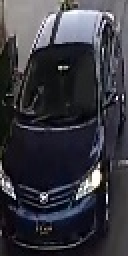
#> input picture step1_original.png, 64 x 128 px, given in place of test_video.mp4, which was not available (shown 2 times larger)
$ python detector.py
#> lines starting #> are read from the running program, lines starting #| are printed output that depends on the picture; after the words box and inside, x2 and y2 are one past the last pixel; in counts of white or black regions, pixels touching at a corner belong together; pictures that were not available may be replaced by others from this repository, and a replacement may not be noted
### tools/Centroid_Tracker.py
import math

class ClassicalTracker:
    def __init__(self):
        # Stores center positions of objects: {id: (x, y)}
        self.center_points = {}
        self.id_count = 0

    def update(self, objects_rect):
        objects_bbs_ids = []

        for rect in objects_rect:
            x, y, w, h = rect
            cx = (2 * x + w) // 2
            cy = (2 * y + h) // 2

            # Check if this object was detected in the previous frame
            same_object_detected = False
            for obj_id, pt in self.center_points.items():
                # Euclidean distance
                dist = math.hypot(cx - pt[0], cy - pt[1])

                if dist < 50:  # 50 pixels is the tracking threshold
                    self.center_points[obj_id] = (cx, cy)
                    objects_bbs_ids.append([x, y, w, h, obj_id])
                    same_object_detected = True
                    break

            # If it's a new object, assign a new ID
            if not same_object_detected:
                self.center_points[self.id_count] = (cx, cy)
                objects_bbs_ids.append([x, y, w, h, self.id_count])
                self.id_count += 1

        # Clean up lost objects (dictionary comprehension)
        new_center_points = {}
        for obj_bb_id in objects_bbs_ids:
            _, _, _, _, object_id = obj_bb_id
            center = self.center_points[object_id]
            new_center_points[object_id] = center

        self.center_points = new_center_points.copy()
        return objects_bbs_ids

### tools/detector.py
import cv2
import os
from Centroid_Tracker import ClassicalTracker

def run_detector(video_path, output_dir):
#> called with video_path = '../data/raw_video/test_video.mp4', output_dir = '../data/extracted_crops'
    cap = cv2.VideoCapture(video_path)
    bg_subtractor = cv2.createBackgroundSubtractorMOG2(history=500, varThreshold=50, detectShadows=True)

    tracker = ClassicalTracker() # Initialize the tracker

    TRIPWIRE_Y = 400
    OFFSET = 10
    saved_ids = set() # Keeps track of who we already photographed

    while cap.isOpened():
        ret, frame = cap.read()
#> frame is the input picture: shape (128, 64, 3); mean B, G, R 63.9, 56.2, 56.4
        if not ret: break

        fg_mask = bg_subtractor.apply(frame)
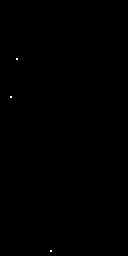
#> fg_mask: shape (128, 64) (shown 2 times larger); values 127 (black) and 255 (white), 0.04% white in thin lines or dots, all inside (x1, y1, x2, y2) = (5, 29, 26, 126)
        _, fg_mask = cv2.threshold(fg_mask, 250, 255, cv2.THRESH_BINARY)

        kernel = cv2.getStructuringElement(cv2.MORPH_RECT, (5, 5))
        fg_mask = cv2.morphologyEx(fg_mask, cv2.MORPH_CLOSE, kernel)
#> fg_mask: shape (128, 64); 0.06% white in thin lines or dots, all inside (x1, y1, x2, y2) = (5, 29, 26, 128)
        fg_mask = cv2.morphologyEx(fg_mask, cv2.MORPH_DILATE, kernel)
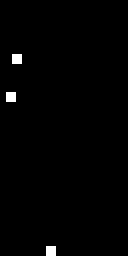
#> fg_mask: shape (128, 64) (shown 2 times larger); 0.92% white; 3 white regions, box (x1, y1, x2, y2) and area: (6, 27, 11, 32) 25, (3, 46, 8, 51) 25, (23, 123, 28, 128) 25

        contours, _ = cv2.findContours(fg_mask, cv2.RETR_EXTERNAL, cv2.CHAIN_APPROX_SIMPLE)
#> contours = 3 contours, all with area under 20

        cv2.line(frame, (0, TRIPWIRE_Y), (frame.shape[1], TRIPWIRE_Y), (0, 0, 255), 2)

        # 1. Collect all bounding boxes first
        rects = []
        for contour in contours:
            if cv2.contourArea(contour) > 5000:
                x, y, w, h = cv2.boundingRect(contour)
                rects.append([x, y, w, h])
#> this loop made 3 passes
#> contour on passes 1 to 3: [[23, 123], [23, 127], [27, 127], [27, 123]], [[3, 46], [3, 50], [7, 50], [7, 46]], [[6, 27], [6, 31], [10, 31], [10, 27]]
#> after the loop, rects = []

        # 2. Let the tracker assign IDs
        tracked_objects = tracker.update(rects)
#> after the loop in update, `for rect in objects_rect:`: self.center_points = 0 items; self.id_count = 0
#> after the loop in update, `for obj_bb_id in objects_bbs_ids:`: new_center_points = 0 items
#> tracked_objects = []

        # 3. Process the tracked vehicles
        for obj in tracked_objects:
            x, y, w, h, obj_id = obj
            center_y = y + (h // 2)

            # Draw the box and the unique ID
            cv2.rectangle(frame, (x, y), (x+w, y+h), (0, 255, 0), 2)
            cv2.putText(frame, f"ID: {obj_id}", (x, y - 10), cv2.FONT_HERSHEY_SIMPLEX, 0.6, (0, 255, 0), 2)

            # 4. Tripwire Logic + ID check
            if (TRIPWIRE_Y - OFFSET) < center_y < (TRIPWIRE_Y + OFFSET):
                if obj_id not in saved_ids:
                    cropped_img = frame[y:y+h, x:x+w]
                    if cropped_img.size > 0:
                        filename = os.path.join(output_dir, f"vehicle_ID{obj_id}.jpg")
                        cv2.imwrite(filename, cropped_img)
                        print(f"Saved: {filename}")

                        saved_ids.add(obj_id) # Never crop this car again
                        cv2.line(frame, (0, TRIPWIRE_Y), (frame.shape[1], TRIPWIRE_Y), (0, 255, 0), 5)
#> this loop made 0 passes
#> after the loop, saved_ids = 0 items

        cv2.imshow('Motion Mask', fg_mask)
        cv2.imshow('Toll Camera Feed', frame)

        if cv2.waitKey(30) & 0xFF == ord('q'): break
#> (key q is pressed here)

    cap.release()
    cv2.destroyAllWindows()

if __name__ == "__main__":
    run_detector('../data/raw_video/test_video.mp4', '../data/extracted_crops')

$ run again, on step5_hog.png
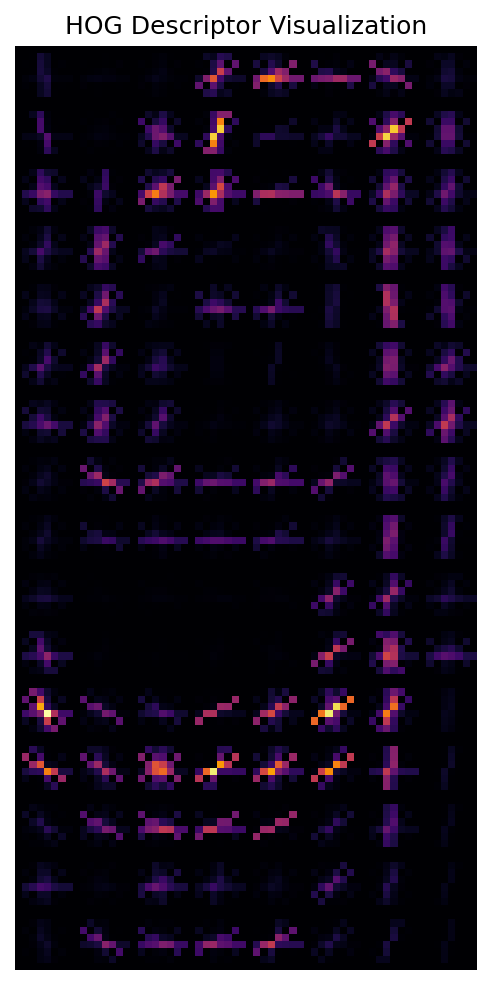
#> input picture step5_hog.png, 492 x 985 px, given in place of test_video.mp4, which was not available
#> in run_detector, frame is the input picture: shape (985, 492, 3); mean B, G, R 45.4, 32.5, 39.3
#> in run_detector, `fg_mask = cv2.morphologyEx(fg_mask, cv2.MORPH_DILATE, kernel)`:
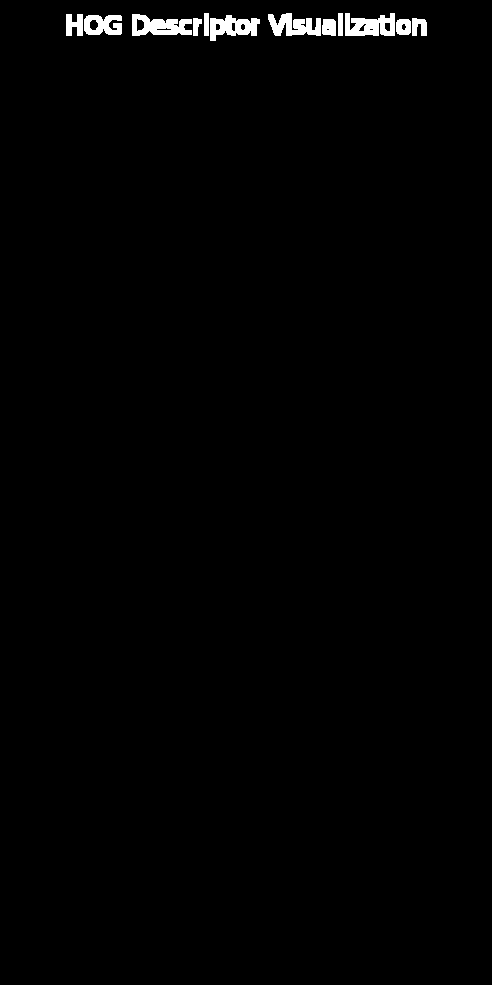
#> fg_mask: shape (985, 492); 1% white; 12 white regions
#> contours = 12 contours; largest, box (x1, y1, x2, y2) and area: (132, 14, 192, 36) 847, (345, 13, 395, 36) 791, (210, 15, 260, 41) 740, (268, 13, 321, 36) 661, (84, 15, 122, 35) 564
#> in run_detector, `cv2.line(frame, (0, TRIPWIRE_Y), (frame.shape[1], TRIPWIRE_Y), (0, 0, ..`:
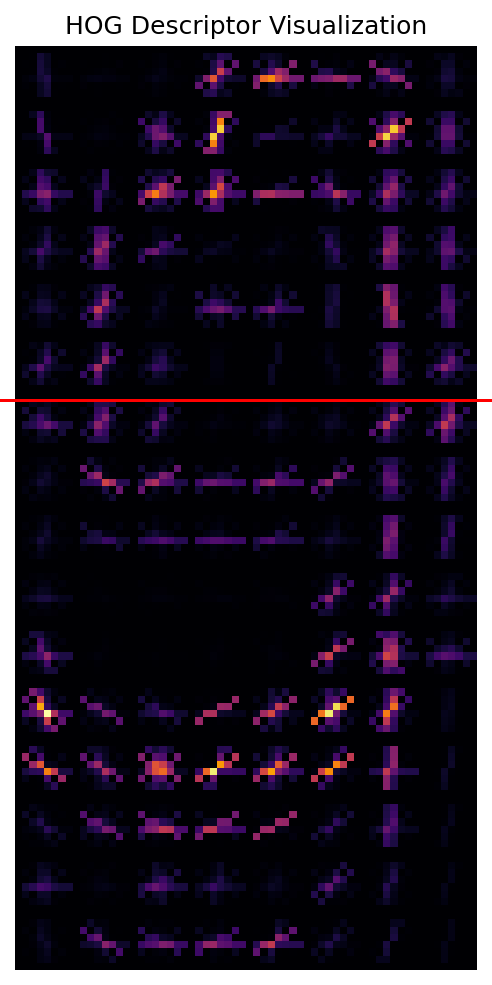
#> frame: shape (985, 492, 3); 0.3% of pixels changed, all inside (x1, y1, x2, y2) = (0, 399, 492, 402)
#> the loop in run_detector, `for contour in contours:` made 12 passes
#> contour on passes 10, 12: [[338, 13], [338, 35], [342, 35], [342, 13]], [[204, 13], [204, 35], [208, 35], [208, 13]]
#> after the loop in run_detector, `for contour in contours:`: rects = []
#> after the loop in update, `for rect in objects_rect:`: self.center_points = 0 items; self.id_count = 0
#> after the loop in update, `for obj_bb_id in objects_bbs_ids:`: new_center_points = 0 items
#> tracked_objects = []
#> after the loop in run_detector, `for obj in tracked_objects:`: saved_ids = 0 items
